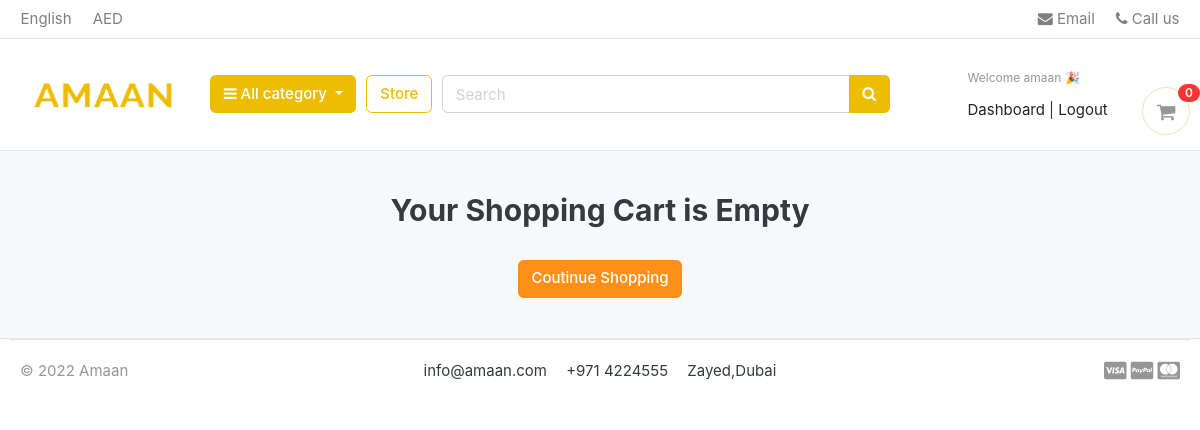
Page /cart/ (signed in) on the earlier database version.
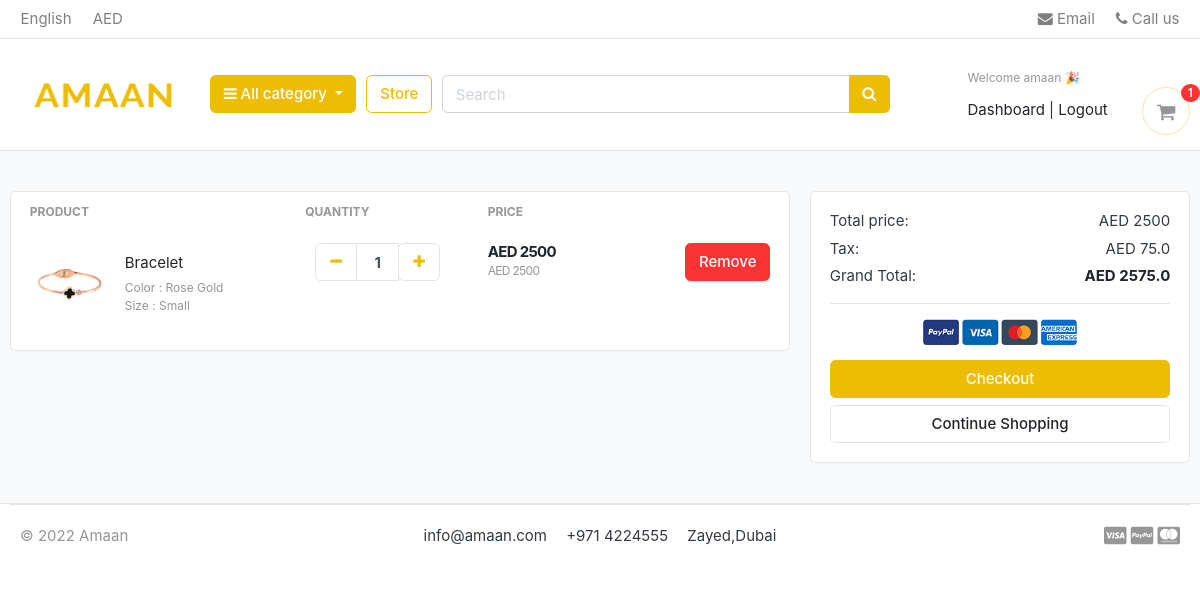
Same page on the later database version.
### accounts/models.py (models this page shows, shortened)
class Accounts(AbstractBaseUser):
    first_name    = models.CharField(max_length=50)
    last_name     = models.CharField(max_length=50)
    username      = models.CharField(max_length=50,unique=True)
    email         = models.EmailField(max_length=100,unique=True)
    phone_number  = models.CharField(max_length=50)
    date_joined   = models.DateTimeField(auto_now_add=True)
    last_login    = models.DateTimeField(auto_now_add=True)
    is_admin      = models.BooleanField(default=False)
    is_staff      = models.BooleanField(default=False)
    is_active     = models.BooleanField(default=False)
    is_superadmin     = models.BooleanField(default=False)
    USERNAME_FIELD  = 'email'
    REQUIRED_FIELDS = ['username','first_name','last_name']
    objects = MyAccountManager()

### carts/models.py (models this page shows, shortened)
class CartItem(models.Model):
    user       = models.ForeignKey(Accounts, on_delete=models.CASCADE, null=True )
    product    = models.ForeignKey(Product, on_delete=models.CASCADE)
    variations = models.ManyToManyField(Variation, blank=True)
    cart       = models.ForeignKey(Cart, on_delete=models.CASCADE, null=True)
    quantity   = models.IntegerField()
    is_active  = models.BooleanField(default=True)
    def sub_total(self):
        return self.product.price * self.quantity

### store/models.py (models this page shows, shortened)
class Product(models.Model):
    product_name = models.CharField(max_length=200, unique=True)
    slug = models.SlugField(max_length=200, unique=True)
    description = models.TextField(max_length=200, blank=True)
    price = models.IntegerField()
    image = models.ImageField(upload_to='photos/products')
    stock = models.IntegerField()
    is_available = models.BooleanField(default=True)
    category = models.ForeignKey(Category, on_delete=models.CASCADE)
    created_date = models.DateTimeField(auto_now_add=True)
    modified_date = models.DateTimeField(auto_now=True)
    def get_url(self):
        return reverse('product_detail', args=[self.category.slug, self.slug])

class Variation(models.Model):
    product = models.ForeignKey(Product, on_delete=models.CASCADE)
    variation_category = models.CharField(max_length=100, choices=variation_category_choice)
    variation_value = models.CharField(max_length=100)
    is_active = models.BooleanField(default=True)
    created_date = models.DateTimeField(auto_now=True)
    objects = VariationManager()

### carts/views.py (the view)
# urls.py: path('cart/', include('carts.urls')),
def cart(request, total=0, quantity=0, cart_items=None):
    try:
        tax = 0
        grand_total = 0
        if request.user.is_authenticated:
                cart_items = CartItem.objects.filter(user=request.user, is_active=True)
        else:
            cart = Cart.objects.get(cart_id=cart_id(request))
            cart_items = CartItem.objects.filter(cart=cart, is_active=True)
        for cart_item in cart_items:
            total += (cart_item.product.price * cart_item.quantity)
            quantity += cart_item.quantity
        tax = (3 * total)/100
        grand_total = total + tax
    except ObjectDoesNotExist:
        pass #just ignore
    context = {
        'total' : total,
        'quantity' : quantity,
        'cart_items' : cart_items,
        'tax' : tax,
        'grand_total' : grand_total,
    }
    return render(request, 'store/cart.html', context)

### carts/context_processors.py (called while the page is built)
def counter(request):
    cart_count = 0
    if 'admin' in request.path:
        return{}
    else:
        try:
            cart = Cart.objects.filter(cart_id=cart_id(request))
            if request.user.is_authenticated:
                cart_items = CartItem.objects.all().filter(user=request.user)
            else:
                cart_items = CartItem.objects.all().filter(cart=cart[:1])
            for cart_item in cart_items:
                cart_count += cart_item.quantity
        except Cart.DoesNotExist:
            cart_count = 0
    return dict(cart_count=cart_count)

### carts/views.py (called while the page is built)
def cart_id(request):
    cart = request.session.session_key
    if not cart:
        cart = request.session.create()
    return cart

### category/context_processors.py (called while the page is built)
def menu_links(request):
    links = Category.objects.all()
    return dict(links=links)

### category/models.py (called while the page is built)
    def get_url(self):
        return reverse('products_by_category', args=[self.slug])

### templates/store/cart.html (shortened to what this page needs)
{% extends 'base.html' %}
{% load static %}
{% block content %}
<section class="section-content padding-y bg">
    <div class="container">
    {% if not cart_items %}
    <h2 class="text-center">Your Shopping Cart is Empty</h2>
    <br>
    <div class="text-center">
       <a href="{% url 'store' %}" class="btn btn-warning">Coutinue Shopping</a>
    </div>
    {% else %}
    <div class="row">
        <aside class="col-lg-8">
    <div class="card">
    <table class="table table-borderless table-shopping-cart">
    <thead class="text-muted">
    <tr class="small text-uppercase">
      <th scope="col">Product</th>
      <th scope="col" width="120">Quantity</th>
      <th scope="col" width="120">Price</th>
      <th scope="col" class="text-right" width="200"> </th>
    </tr>
    </thead>
    <tbody>
     {% for cart_item in cart_items %}
    <tr>
        <td>
            <figure class="itemside align-items-center">
                <div class="aside"><img src="{{ cart_item.product.image.url }}" class="img-sm"></div>
                <figcaption class="info">
                    <a href="{{ cart_item.product.get_url }}" class="title text-dark">{{ cart_item.product.product_name }}</a>
                    <p class="text-muted small">
                        {% if cart_item.variations.all %}
                          {% for item in cart_item.variations.all %}
                            {{ item.variation_category | capfirst }} : {{ item.variation_value | capfirst }} <br>
                          {% endfor %}
                        {% endif %}
                    </p>
                </figcaption>
            </figure>
        </td>
        <td>
                        <div class="col">
                            <div class="input-group input-spinner">
                                <div class="input-group-prepend">
                                <a href="{% url 'remove_cart' cart_item.product.id cart_item.id  %}" class="btn btn-light" type="button" id="button-plus"> <i class="fa fa-minus"></i></a>
                                </div>
                                <input type="text" class="form-control p-1"  value="{{cart_item.quantity}}">
                                <div class="input-group-append">
                                   <form action="{% url 'add_cart' cart_item.product.id %}" method="POST">
                                      <button class="btn btn-light" type="submit" id="button-minus"> <i class="fa fa-plus"></i></button>
                                   </form>
                                </div>
                            </div>
                        </div>
        </td>
        <td>
            <div class="price-wrap">
                <var class="price"><b>AED {{ cart_item.sub_total }}</b> </var>
                <small class="text-muted">AED {{cart_item.product.price}}</small>
            </div>
        </td>
        <td class="text-right">
        <a href="{% url 'remove_cart_item' cart_item.product.id cart_item.id %}" onclick="return confirm('Are you sure you want to delete this item?')" class="btn btn-danger"> Remove</a>
        </td>
    </tr>
    {% endfor %}
    </tbody>
    </table>
    </div>
        </aside>
        <aside class="col-lg-4">
            <div class="card">
            <div class="card-body">
                <dl class="dlist-align">
                  <dt>Total price:</dt>
                  <dd class="text-right">AED {{total}}</dd>
                </dl>
                <dl class="dlist-align">
                  <dt>Tax:</dt>
                  <dd class="text-right">AED {{tax}}</dd>
                </dl>
                <dl class="dlist-align">
                  <dt>Grand Total:</dt>
                  <dd class="text-right text-dark b"><strong>AED {{grand_total}}</strong></dd>
                </dl>
                <hr>
                <p class="text-center mb-3">
                    <img src="{% static './images/misc/payments.png' %}" height="26">
                </p>
                <a href="{% url 'checkout' %}" class="btn btn-primary btn-block"> Checkout </a>
                <a href="{% url 'store' %}" class="btn btn-light btn-block">Continue Shopping</a>
            </div>
            </div>
    </aside>
    </div>
    {% endif %}
    </div>
    </section>
{% endblock %}

### templates/base.html (shortened to what this page needs)
{% load static %}
<!DOCTYPE HTML>
<html lang="en">
<head>
<link href="{% static 'css/bootstrap.css' %}" rel="stylesheet" type="text/css"/>
<link href="{% static 'fonts/fontawesome/css/all.min.css' %}" type="text/css" rel="stylesheet">
<link href="{% static 'css/ui.css' %}" rel="stylesheet" type="text/css"/>
<link href="{% static 'css/responsive.css' %}" rel="stylesheet" media="only screen and (max-width: 1200px)" />
<link href="{% static 'css/style.css' %}" rel="stylesheet" type="text/css"/>
<link rel="stylesheet" href="https://cdnjs.cloudflare.com/ajax/libs/font-awesome/4.7.0/css/font-awesome.min.css">
</head>
<body>
    {% include 'includes/navbar.html'%}
    {% block content %}{% endblock %}
    {% include 'includes/footer.html'%}

### templates/includes/navbar.html (shortened to what this page needs)
{% load static%}
<header class="section-header">
    <nav class="navbar p-md-0 navbar-expand-sm navbar-light border-bottom">
    <div class="container">
      <div class="collapse navbar-collapse" id="navbarTop4">
        <ul class="navbar-nav mr-auto">
            <li class="nav-item dropdown">
                 <a href="#" class="nav-link">   English </a>
            </li>
            <li class="nav-item dropdown">
                <a href="#" class="nav-link"> AED </a>
            </li>
        </ul>
        <ul class="navbar-nav">
            <li><a href="#" class="nav-link"> <i class="fa fa-envelope"></i> Email </a></li>
            <li><a href="#" class="nav-link"> <i class="fa fa-phone"></i> Call us </a></li>
        </ul>
      </div>
    </div>
    </nav>
    <section class="header-main border-bottom">
        <div class="container">
    <div class="row align-items-center justify-content-around ">
        <div class="col-lg-2 col-md-3 col-6">
            <a href="{% url 'home' %}" class="brand-wrap">
                <img class="logo w-100" src="{% static './images/logo1.png' %}" >
            </a>
        </div>
        <div class="col-lg col-sm col-md col-6 flex-grow-0">
            <div class="category-wrap dropdown d-inline-block float-right">
                <button type="button" class="btn btn-primary dropdown-toggle" data-toggle="dropdown">
                    <i class="fa fa-bars"></i> All category
                </button>
            </div>
        </div>
        <a href="{% url 'store' %}" class="btn btn-outline-primary">Store</a>
        <div class="col-lg  col-md-6 col-sm-12 col d-none d-md-block">
            <form action="{% url 'search' %}" class="search " method="GET">
                <div class="input-group w-100">
                    <input type="text" class="form-control search-bar " style="width:60%;" placeholder="Search"  name="keyword"  required>
                    <div class="input-group-append">
                      <button class="btn btn-primary" type="submit">
                        <i class="fa fa-search "></i>
                      </button>
                    </div>
                </div>
            </form>
        </div>
        <div class="col-lg-3 col-sm-6 col-8 order-2 order-lg-3">
                    <div class="d-flex justify-content-end mb-3 mb-lg-0 mt-3">
                        {% if user.id is None%}
                        <div class="widget-header ">
                            <small class="title text-muted">Welcome guest !</small>
                            <div>
                                <a class="text-dark" href="{% url 'login' %}">Sign in</a> <span class="dark-transp"> | </span>
                                <a class="text-dark" href="{% url 'register' %}"> Register</a>
                            </div>
                        </div>
                        {% else %}
                        <div class="widget-header ">
                            <small class="title text-muted">Welcome {{user.first_name}} 🎉</small>
                            <div>
                                <a class="text-dark" href="{% url 'dashboard' %}">Dashboard</a> <span class="dark-transp"> | </span>
                                <a class="text-dark" href="{% url 'logout' %}"> Logout</a>
                        {% endif %}
                        <a href="{% url 'cart' %}" class="widget-header pl-3 ml-3">
                            <div class="icon icon-sm rounded-circle border"><i class="fa fa-shopping-cart"></i></div>
                            <span class="badge badge-pill badge-danger notify">{{cart_count}}</span>
                        </a>
                    </div>
                </div>
    </div>
        </div>
    </section>
    </header>

### templates/includes/footer.html
<footer class="section-footer border-top">
	<div class="container">
		<section class="footer-bottom border-top d-flex ">
			<div class="col-md-2">
				<p class="text-muted"> &copy 2022 Amaan </p>
			</div>
			<div class="col-md-8 text-md-center">
				<span  class="px-2">info@amaan.com</span>
				<span  class="px-2">+971 4224555</span>
				<span  class="px-2">Zayed,Dubai</span>
			</div>
			<div class="col-md-2 text-md-right text-muted">
				<i class="fab fa-lg fa-cc-visa"></i>
				<i class="fab fa-lg fa-cc-paypal"></i>
				<i class="fab fa-lg fa-cc-mastercard"></i>
			</div>
		</section>
	</div>
</footer>

### static/css/ui.css (style rules this page uses)
html { font-family: "Inter", sans-serif; font-size: 15px; }
.price-wrap { letter-spacing: -0.7px; }
.icon-xs, .icon-sm, .icon-md, .icon-lg { display: inline-block; text-align: center; flex-shrink: 0; flex-grow: 0; }
.icon-sm { width: 48px; height: 48px; line-height: 48px !important; font-size: 20px; }
.img-xs, .img-sm, .img-md, .img-lg { -o-object-fit: cover; object-fit: cover; flex-shrink: 0; flex-grow: 0; }
.img-sm { width: 80px; height: 80px; }
.padding-y { padding-top: 40px; padding-bottom: 40px; }
var { font-style: normal; }
figure { margin-bottom: 0; }
.bg { background-color: #f8f9fa; }
.b { font-weight: 600; }
p:last-child { margin-bottom: 0; }
.header-main { position: relative; padding-top: 1rem; padding-bottom: 1rem; }
.brand-wrap .logo, .navbar-brand .logo { margin-right: 7px; max-height: 42px; display: inline-block; }
.widget-header { display: inline-block; vertical-align: middle; position: relative; }
.widget-header a { color: #343a40; }
.widget-header i { color: #969696; }
.widget-header .title { display: block; }
.widget-header .notify { position: absolute; top: -3px; right: -10px; }
.footer-bottom { padding-top: 20px; padding-bottom: 20px; }
.btn-light { background-color: #fff; border-color: #e4e4e4; }
.btn-light i { color: #ECBD00; }
.itemside { position: relative; display: flex; width: 100%; }
.itemside .aside { position: relative; flex-shrink: 0; }
.itemside .info { padding-left: 15px; padding-right: 7px; }
.itemside p { margin-bottom: 0; }
.itemside .title { display: block; margin-bottom: 5px; color: #212529; }
[class*=dlist-] { margin-bottom: 5px; }
[class*=dlist-] dd { margin-bottom: 0; }
.dlist-align { display: flex; }
.dlist-align dt { width: 150px; word-wrap: break-word; font-weight: normal; }
.dlist-align dd { flex-grow: 1; }
.notify { position: absolute; top: -4px; right: -10px; display: inline-block; padding: 0.25em 0.6em; font-size: 12px; line-height: 1; text-align: center; border-radius: 3rem; color: #fff; background-color: #fa3434; }
.price { font-weight: 600; color: #212529; }
.input-spinner { width: 125px; flex-wrap: nowrap; display: inline-flex; vertical-align: middle; }
.input-spinner input.form-control { text-align: center; max-width: 46px; font-weight: bold; flex-basis: 46px; border-color: #e4e4e4; flex-grow: 0; }
.input-spinner .btn { width: 42px; text-align: center; padding-left: 0.5rem; padding-right: 0.5rem; }
.table-shopping-cart.table td, .table-shopping-cart.table th { padding-left: 1.25rem; padding-right: 1.25rem; }
.table-shopping-cart .price-wrap { line-height: 1.2; }
.table-shopping-cart .price { font-weight: bold; margin-right: 5px; display: block; }

Differences in the rows shown:
added CartItem: product.image (picture), product.product_name "Bracelet", quantity "1", sub_total "2500", product.price "2500"
now on this page (row unchanged): Variation: variation_category "Color", variation_value "Rose Gold"
now on this page (row unchanged): Variation: variation_category "Size", variation_value "Small"
Other differences:
{{ cart_count }}: "0" → "1"
{{ total }}: (not shown) → "2500"
{{ tax }}: (not shown) → "75.0"
{{ grand_total }}: (not shown) → "2575.0"
text no longer shown: "Your Shopping Cart is Empty Coutinue Shopping"
text now shown: "PRODUCT QUANTITY PRICE Total price: AED Tax: AED Grand Total: AED Checkout Continue Shopping"
